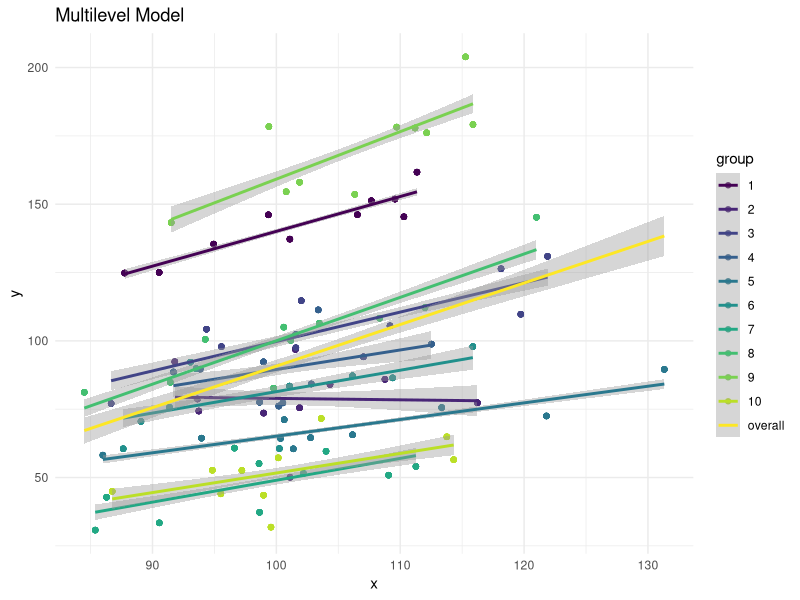
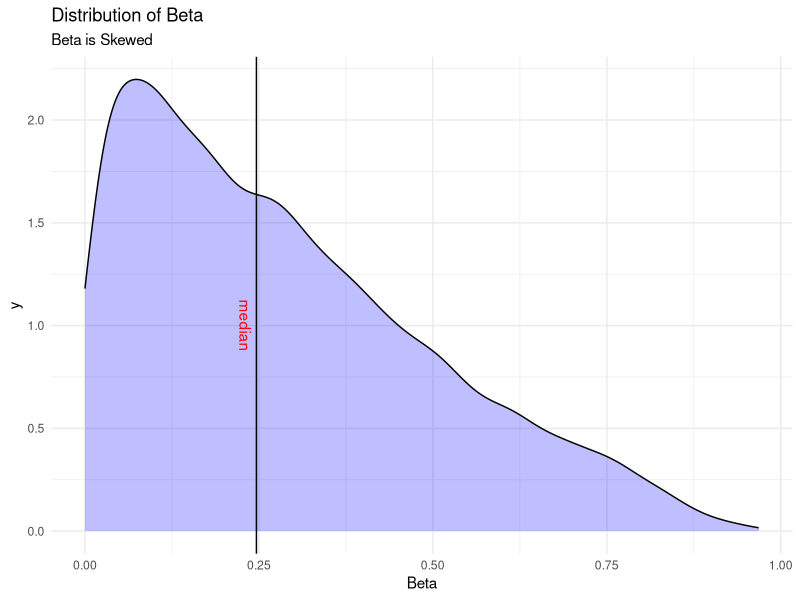
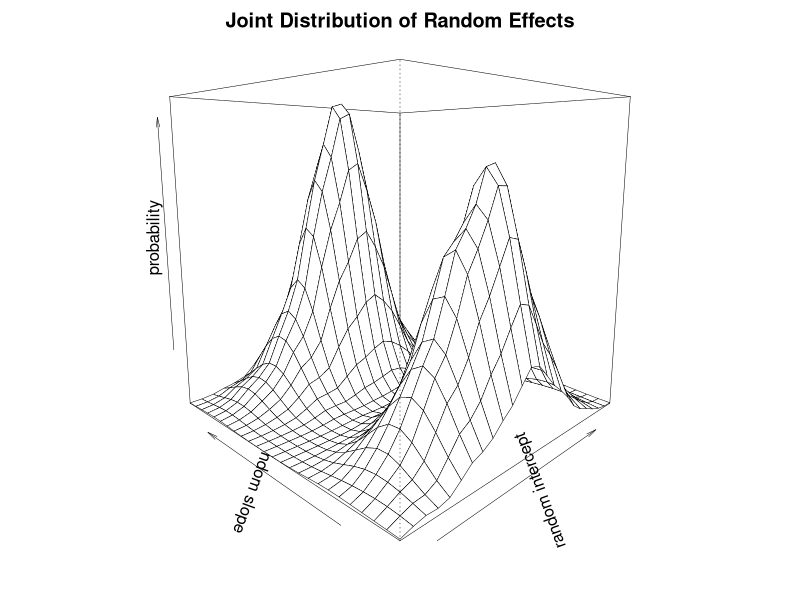
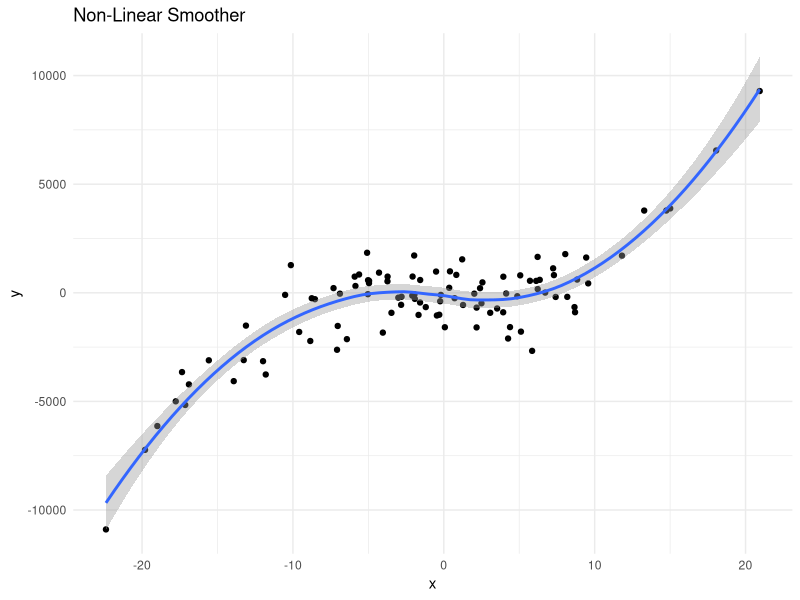
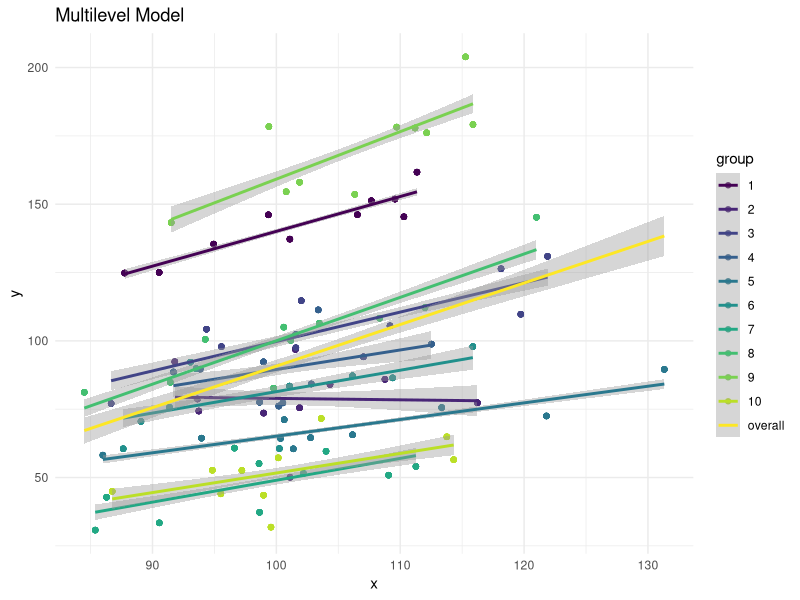

These figures' R source, in order: (Note: this script raises an error after producing the figures.)
## ---- chunk 1

library(MASS)

library(ggplot2)

library(ggthemes)

## ---- chunk 2
#| fig-height: 3
#| fig-cap: "Simulated Multilevel Model"
#| message: false

N1 <- 100 # L1 sample size

N2 <- 10 # L2 sample size

x <- rnorm(N1, 100, 10)

e <- rnorm(N1, 0, 10)

u0 <- rnorm(N2, 0, .5)

u0 <- rep(u0, 10, each = 10)

u1 <- rnorm(N2, 0, .5)

u1 <- rep(u1, 10, each = 10)

group <- rep(seq(1,10), each = 10)

group <- factor(group)

y <- x + e + u0 + u1 * x # regression relationship

mydata <- data.frame(x, e, u0, u1, y, group)

library(ggplot2)

ggplot(data = mydata,
       aes(x = x,
           y = y)) +
  geom_point(aes(color = group)) +
  geom_smooth(aes(color = group), method = "lm") +
  geom_smooth(aes(color="overall"),
              method = "lm") +
  theme_minimal() +
  scale_color_viridis_d() +
  labs(title = "Multilevel Model")

ggsave("multilevel.png")

## ---- chunk 3
#| fig-height: 3
#| fig-cap: "Distribution of a Single Parameter"

beta1 <- rbeta(10000, 1.0, 2.5)

ggplot(data = NULL,
       aes(x = beta1)) + 
  geom_density(fill="blue", alpha = .25) +
  geom_vline(xintercept = median(beta1)) +
  geom_text(aes(x=median(beta1), 
                label="\nmedian", y = 1), 
            colour="red", 
            angle= -90) +
  theme_minimal() + 
  labs(title = "Distribution of Beta",
       subtitle = "Beta is Skewed",
       x = "Beta") 

## ---- chunk 4
#| fig-height: 3
#| fig-cap: "Joint Distribution of Parameters"

# inspired by a coding approach at
# https://stackoverflow.com/questions/11530010/how-to-simulate-bimodal-distribution

# u0

u0 <- rnorm(1000, 0.5, 2)

# u1

u1a <- rnorm(1000, 0, .1)

u1b <- rnorm(1000, 1, .1)

flag <- rbinom(1000, size=1, prob=.5)

u1 <- u1a * (1 - flag) + u1b * flag 

# density plot

mydensity <- kde2d(u0, u1)

par(mar = rep(2, 4)) # adjust margins

persp(mydensity,
      theta = -45,
      phi = 10,
      main = "Joint Distribution of Random Effects",
      xlab = "random intercept",
      ylab = "random slope",
      zlab = "probability",
      lwd = .5)

# pairs(data.frame(beta1,beta2))

# library(GGally)
# 
# ggpairs(data.frame(beta1,beta2),
#         lower = list(continuous = "density"))

## ---- chunk 5
#| fig-height: 3
#| fig-cap: "Non-Linear Terms"
#| message: false

# options(scipen = 999)

x <- rnorm(100, 0, 10)

e <- rnorm(100, 0, 1000)

y <- x^3 + e

ggplot(data=NULL,
       aes(x = x,
           y = y)) + 
  geom_point() + 
  geom_smooth() +
  labs(title = "Non-Linear Smoother") +
  theme_minimal()

## ---- chunk 6
#| echo: false
#| results: asis

# print a reference header when not HTML5

if(knitr::opts_knit$get("rmarkdown.pandoc.to") != "html5") {
  
  cat("# References")
  
}

